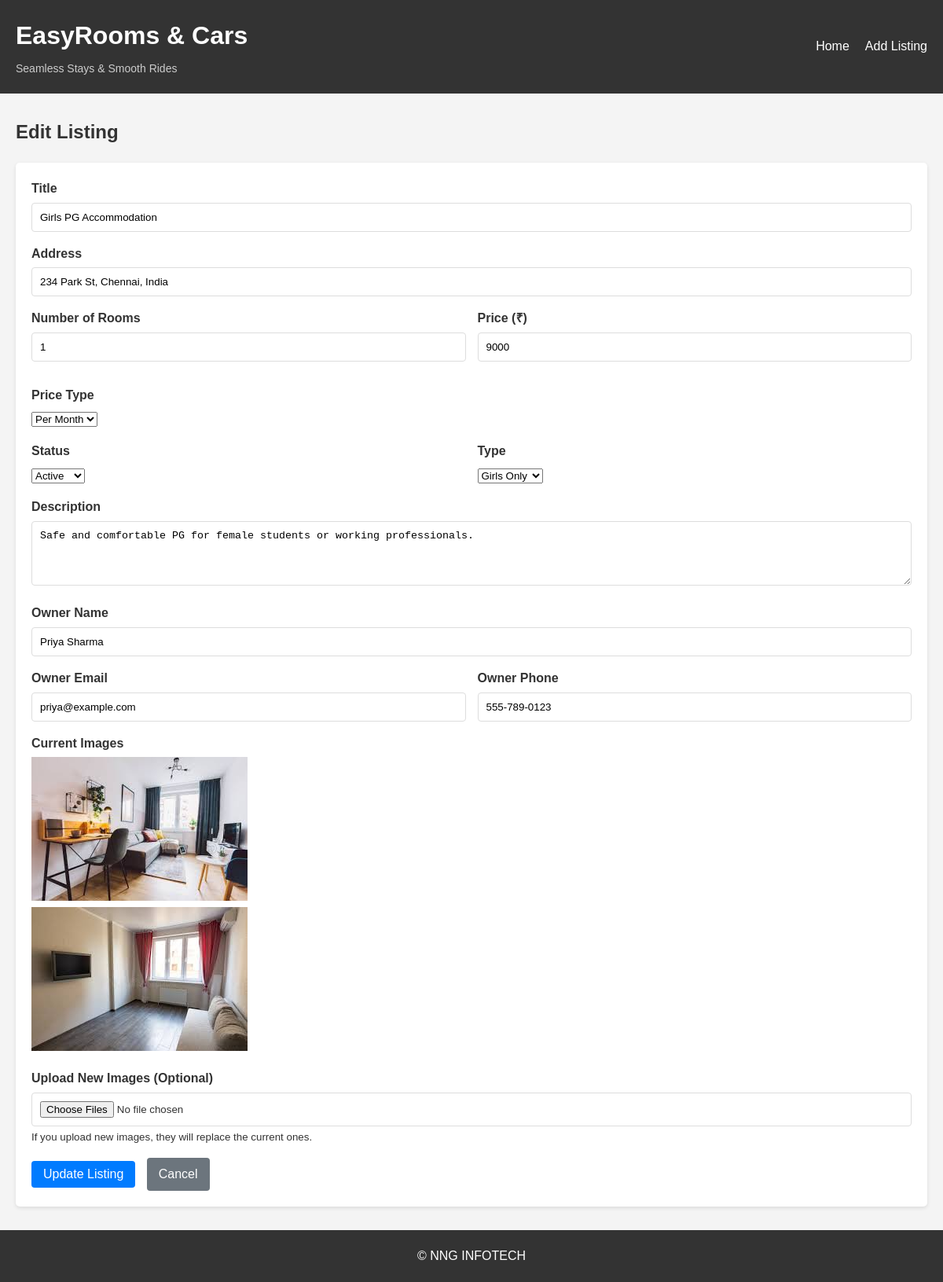
The app's page /edit/4 with its own data.
### app.py (models this page shows)
class Listing(db.Model):
    id = db.Column(db.String(36), primary_key=True)
    title = db.Column(db.String(100), nullable=False)
    address = db.Column(db.String(200), nullable=False)
    rooms = db.Column(db.Integer, nullable=False)
    price = db.Column(db.Integer, nullable=False)
    price_type = db.Column(db.String(10), default='month')  # 'month' or 'day'
    description = db.Column(db.Text, nullable=False)
    owner_name = db.Column(db.String(100), nullable=False)
    owner_email = db.Column(db.String(100), nullable=False)
    owner_phone = db.Column(db.String(20), nullable=False)
    status = db.Column(db.String(20), nullable=False)
    type = db.Column(db.String(20), nullable=False)
    created_at = db.Column(db.DateTime, default=datetime.utcnow)
    updated_at = db.Column(db.DateTime, default=datetime.utcnow, onupdate=datetime.utcnow)
    images = db.relationship('Image', backref='listing', lazy=True, cascade="all, delete-orphan")
    def to_dict(self):
        return {
            'id': self.id,
            'title': self.title,
            'address': self.address,
            'rooms': self.rooms,
            'price': self.price,
            'price_type': self.price_type,
            'description': self.description,
            'owner_name': self.owner_name,
            'owner_email': self.owner_email,
            'owner_phone': self.owner_phone,
            'status': self.status,
            'type': self.type,
            'images': [image.filename for image in self.images]
        }

class Image(db.Model):
    id = db.Column(db.Integer, primary_key=True)
    filename = db.Column(db.String(255), nullable=False)
    listing_id = db.Column(db.String(36), db.ForeignKey('listing.id'), nullable=False)
    created_at = db.Column(db.DateTime, default=datetime.utcnow)

### app.py (the view, shortened to what this page needs)
@app.route('/edit/<listing_id>', methods=['GET', 'POST'])
def edit_listing(listing_id):
    listing = Listing.query.get_or_404(listing_id)
    return render_template('edit_listing.html', listing=listing.to_dict())

### templates/edit_listing.html (shortened to what this page needs)
{% extends 'base.html' %}
{% block content %}
    <h2>Edit Listing</h2>
    <form method="POST" enctype="multipart/form-data" class="listing-form">
        <div class="form-group">
            <label for="title">Title</label>
            <input type="text" id="title" name="title" value="{{ listing.title }}" required>
        </div>
        <div class="form-group">
            <label for="address">Address</label>
            <input type="text" id="address" name="address" value="{{ listing.address }}" required>
        </div>
        <div class="form-row">
            <div class="form-group">
                <label for="rooms">Number of Rooms</label>
                <input type="number" id="rooms" name="rooms" min="0" value="{{ listing.rooms }}" required>
            </div>
            <div class="form-group">
                <label for="price">Price (₹)</label>
                <input type="number" id="price" name="price" min="1" value="{{ listing.price }}" required>
            </div>
            <div class="form-group">
                <label for="price_type">Price Type</label>
                <select id="price_type" name="price_type" required>
                    <option value="month" {% if listing.price_type == 'month' %}selected{% endif %}>Per Month</option>
                </select>
            </div>
        </div>
        <div class="form-row">
            <div class="form-group">
                <label for="status">Status</label>
                <select id="status" name="status" required>
                    <option value="Active" {% if listing.status == 'Active' %}selected{% endif %}>Active</option>
                </select>
            </div>
            <div class="form-group">
                <label for="type">Type</label>
                <select id="type" name="type" required>
                    <option value="Girls Only" {% if listing.type == 'Girls Only' %}selected{% endif %}>Girls Only</option>
                </select>
            </div>
        </div>
        <div class="form-group">
            <label for="description">Description</label>
            <textarea id="description" name="description" rows="4" required>{{ listing.description }}</textarea>
        </div>
        <div class="form-group">
            <label for="owner_name">Owner Name</label>
            <input type="text" id="owner_name" name="owner_name" value="{{ listing.owner_name }}" required>
        </div>
        <div class="form-row">
            <div class="form-group">
                <label for="owner_email">Owner Email</label>
                <input type="email" id="owner_email" name="owner_email" value="{{ listing.owner_email }}" required>
            </div>
            <div class="form-group">
                <label for="owner_phone">Owner Phone</label>
                <input type="tel" id="owner_phone" name="owner_phone" value="{{ listing.owner_phone }}" required>
            </div>
        </div>
        <div class="form-group">
            <label>Current Images</label>
            <div class="current-images">
                {% for image in listing.images %}
                    <div class="current-image">
                        <img src="{{ url_for('static', filename='uploads/' + image) }}" alt="Current image">
                    </div>
                {% endfor %}
            </div>
        </div>
        <div class="form-group">
            <label for="images">Upload New Images (Optional)</label>
            <input type="file" id="images" name="images" accept="image/*" multiple>
            <small>If you upload new images, they will replace the current ones.</small>
        </div>
        <div class="form-actions">
            <button type="submit" class="btn btn-primary">Update Listing</button>
            <a href="{{ url_for('listing_detail', listing_id=listing.id) }}" class="btn btn-secondary">Cancel</a>
        </div>
    </form>
{% endblock %}

### static/css/style.css (style rules this page uses)
* { box-sizing: border-box; margin: 0; padding: 0; }
body { font-family: Arial, sans-serif; line-height: 1.6; color: #333; background-color: #f4f4f4; }
h1, h2, h3 { margin-bottom: 20px; }
a { text-decoration: none; color: #333; }
.btn { display: inline-block; background-color: #007bff; color: #fff; padding: 8px 15px; border: none; border-radius: 4px; cursor: pointer; font-size: 16px; margin-right: 10px; }
.btn-primary { background-color: #007bff; }
.btn-secondary { background-color: #6c757d; }
.listing-form { background-color: #fff; padding: 20px; border-radius: 5px; box-shadow: 0 2px 5px rgba(0, 0, 0, 0.1); margin-bottom: 30px; }
.form-group { margin-bottom: 15px; }
.form-row { display: grid; grid-template-columns: 1fr 1fr; gap: 15px; }
label { display: block; margin-bottom: 5px; font-weight: bold; }
input, textarea { width: 100%; padding: 10px; border: 1px solid #ddd; border-radius: 4px; }

### records on screen
Listing: title "Girls PG Accommodation", address "234 Park St, Chennai, India", price "9000", price_type "Per Month", status "Active", type "Girls Only", description "Safe and comfortable PG for female students or working professionals.", owner_name "Priya Sharma", owner_email "priya@example.com", owner_phone "555-789-0123"
Image: filename (picture)
Image: filename (picture)
